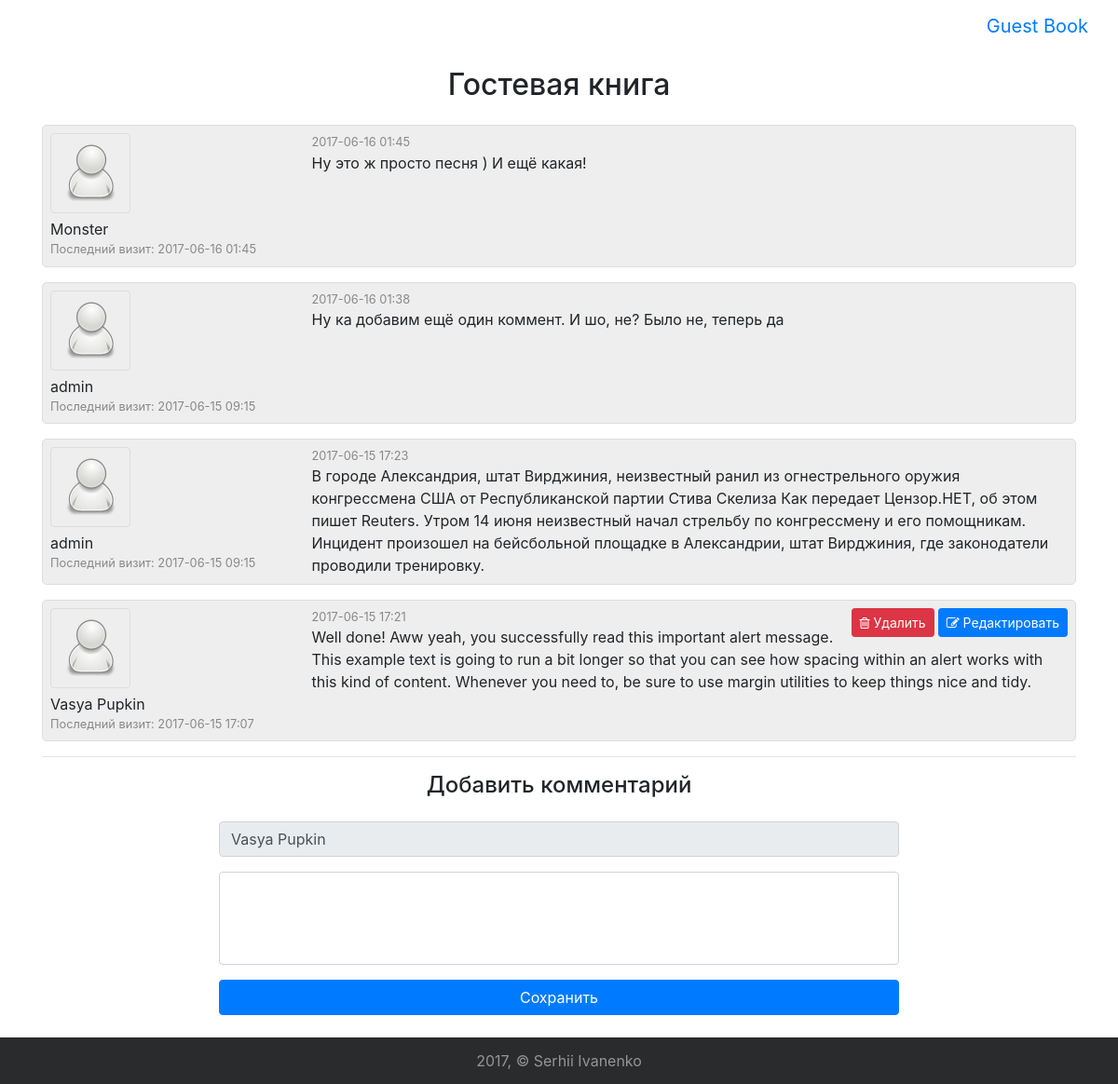
Page / (signed in) on the committed database.
### tables this page shows
CREATE TABLE `comments` (
  `id` int(11) NOT NULL,
  `user_id` int(11) NOT NULL,
  `comment` text NOT NULL,
  `published` tinyint(1) NOT NULL,
  `created_at` datetime NOT NULL,
  `modified_at` datetime NOT NULL
);

CREATE TABLE `users` (
  `id` int(11) UNSIGNED NOT NULL,
  `role_id` tinyint(1) NOT NULL,
  `username` varchar(30) NOT NULL,
  `email` varchar(50) NOT NULL,
  `password` varchar(50) NOT NULL,
  `avatar` varchar(255) NOT NULL,
  `published` tinyint(1) NOT NULL DEFAULT '1',
  `created_at` datetime NOT NULL DEFAULT CURRENT_TIMESTAMP,
  `modified_at` datetime NOT NULL DEFAULT CURRENT_TIMESTAMP,
  `last_visit` datetime NOT NULL DEFAULT CURRENT_TIMESTAMP
);

### app/core/Controller.php (called while the page is built, shortened)
<?php
class Controller
{
	public function view($subview, $data = [])
	{
		require_once TEMPLATE_PATH . 'layout.php';
	}
}

### app/controllers/comments.php (called while the page is built, shortened)
<?php
class Comments extends Controller
{
	public function __construct()
	{
		$this->commentModel = $this->model('Comment');
	}
	public function index($name = '')
	{
		$this->data['comments'] = $this->commentModel->getAll();
		$this->view('comments/index', $this->data);
	}
}

### app/core/App.php (called while the page is built, shortened)
<?php
class App
{
	private $method = 'index';
	public function __construct()
	{
		$url = $this->parseUrl();
		$this->controller = new $this->controller();
		$this->params = $url ? array_values($url) : [];
		call_user_func_array([$this->controller, $this->method], $this->params);
	}
}

### public/index.php (called while the page is built, shortened)
<?php
$app = new App();

### app/helpers/helper.php (called while the page is built, shortened)
<?php
function configItem($key)
{
	return isset($config[$key]) ? $config[$key] : null;
}
function baseUrl()
{
	return configItem('base_url');
}

### app/core/Database.php (called while the page is built, shortened)
<?php
class Database
{
	private $connection;
	private function __construct()
	{
		$this->connection = new mysqli('localhost', 'root',
					'', 'guestbook');
		$this->connection->set_charset('utf8');
	}
	public function query($sql)
	{
		$result = $this->connection->query($sql);
		$data = array();
		while ( $row = $result->fetch_assoc() ) {
			$data[] = $row;
		}
		return $data;
	}
}

### app/models/Comment.php (called while the page is built, shortened)
<?php
class Comment extends Model
{
	public function __construct()
	{
		$this->table = 'comments';
	}
	public function getAll()
	{
		$sql = "SELECT c.*, u.username as author, u.avatar, u.last_visit"
				. " FROM " . $this->table . " c"
				. " JOIN users u"
				. " ON c.user_id = u.id"
				. " ORDER BY c.created_at DESC";
		return $this->db->query($sql);
	}
}

### app/views/comments/index.php (the view, shortened to what this page needs)
<div class="container">
	<h2 class="text-center mb-4">Гостевая книга</h2>
	<section>
	<?php if ( count($comments) > 0 ) : ?>
		<?php foreach ( $comments as $comment ) : ?>
		<div class="comment-item mb-3">
			<div class="row">
				<div class="col-sm-3">
					<div class="comment-data">
						<img class="img-fluid rounded float-left float-sm-none" src="<?= baseUrl().'/images/avatars/'.$comment['avatar'] ?>" alt="">
						<p><?= $comment['author'] ?></p>
						<p class="comment-date">Последний визит: <?= date('Y-m-d H:i', strtotime($comment['last_visit'])) ?></p>
					</div>
				</div>
				<div class="col-sm-9">
					<div class="comment-body">
						<p class="comment-date">
							<?= date('Y-m-d H:i', strtotime($comment['created_at'])) ?>
							<?php if ( isset($user) && ($comment['user_id'] == $user['id'] || $user['role_id'] == ADMIN) ) : ?>
								<a href="<?= baseUrl().'/comments/edit/'.$comment['id'] ?>" class="btn btn-sm btn-primary float-right ml-1"><i class="fa fa-pencil-square-o" aria-hidden="true"></i> <span class="hidden-sm-down">Редактировать</span></a>
								<a href="<?= baseUrl().'/comments/remove/'.$comment['id'] ?>" class="btn btn-sm btn-danger float-right" onclick="return confirm('Комментарий будет безвозвратно удалён. Вы уверены?')"><i class="fa fa-trash-o" aria-hidden="true"></i> <span class="hidden-sm-down">Удалить</span></a>
							<?php endif; ?>
						</p>
						<p><?= $comment['comment'] ?></p>
					</div>
				</div>
			</div>
		</div>
		<?php endforeach; ?>
	<?php endif; ?>
	</section>
	<hr>
	<section class="pb-4">
		<?php if ( isset($user) ) : ?>
		<div class="row justify-content-center">
			<div class="col-sm-8">
				<form action="<?= baseUrl().'/comments/add'; ?>" method="post" class="form-comment">
					<h4 class="text-center mb-4">Добавить комментарий</h4>
					<div class="form-group">
						<input type="text" class="form-control" name="username" value="<?= $user['username'] ?>" disabled>
					</div>
					<div class="form-group">
						<textarea name="comment" id="comment" class="form-control" row="10" required></textarea>
					</div>
					<button class="btn btn-primary btn-block" type="submit">Сохранить</button>
				</form>
			</div>
		</div>
		<?php endif; ?>
	</section>
</div>

### public/css/style.css (style rules this page uses)
html { min-height: 100%; position: relative; }
body { padding-top: 4.5rem; margin-bottom: 50px; }
.comment-item { border: 1px solid #ddd; background-color: #eee; border-radius: 5px; padding: 0.5rem; }
.comment-data img { padding: 10px; border: 1px solid #ddd; margin-right: 10px; margin-bottom: 5px; }
.comment-data p { margin-bottom: 0; }
.comment-body p { margin-bottom: 0; word-wrap: break-word; }
.comment-date { font-size: 0.8rem; color: #888; margin-bottom: 6px; }
.form-comment textarea { resize: none; height: 100px; }

### rows in the picture
comments: user.avatar (placeholder picture), user.username "Monster", user.last_visit "2017-06-16 01:45", created_at "2017-06-16 01:45", comment "Ну это ж просто песня ) И ещё какая!"
comments: user.avatar (placeholder picture), user.username "admin", user.last_visit "2017-06-15 09:15", created_at "2017-06-16 01:38", comment "Ну ка добавим ещё один коммент. И шо, не? Было не, теперь да"
comments: user.avatar (placeholder picture), user.username "admin", user.last_visit "2017-06-15 09:15", created_at "2017-06-15 17:23", comment "В городе Александрия, штат Вирджиния, неизвестный ранил из огнестрельного оружия конгрессмена США от Республиканской партии Стива Скелиза Как передает Цензор.НЕТ, об этом пишет Reuters. Утром 14 июня неизвестный начал стрельбу по конгрессмену и его помощникам. Инцидент произошел на бейсбольной площадке в Александрии, штат Вирджиния, где законодатели проводили тренировку."
comments: user.avatar (placeholder picture), user.username "Vasya Pupkin", user.last_visit "2017-06-15 17:07", created_at "2017-06-15 17:21", comment "Well done! Aww yeah, you successfully read this important alert message. This example text is going to run a bit longer so that you can see how spacing within an alert works with this kind of content. Whenever you need to, be sure to use margin utilities to keep things nice and tidy."
users: username "Vasya Pupkin"
